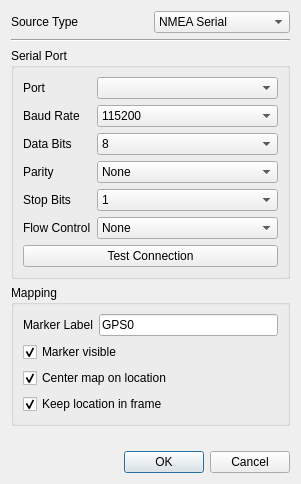
<?xml version="1.0" encoding="UTF-8"?>
<ui version="4.0">
 <class>GpsSourceDialog</class>
 <widget class="QDialog" name="GpsSourceDialog">
  <property name="geometry">
   <rect>
    <x>0</x>
    <y>0</y>
    <width>301</width>
    <height>484</height>
   </rect>
  </property>
  <property name="sizePolicy">
   <sizepolicy hsizetype="Preferred" vsizetype="Preferred">
    <horstretch>0</horstretch>
    <verstretch>0</verstretch>
   </sizepolicy>
  </property>
  <property name="windowTitle">
   <string>Dialog</string>
  </property>
  <layout class="QVBoxLayout" name="verticalLayout">
   <item>
    <layout class="QHBoxLayout" name="horizontalLayout">
     <item>
      <widget class="QLabel" name="label">
       <property name="text">
        <string>Source Type</string>
       </property>
      </widget>
     </item>
     <item>
      <widget class="QComboBox" name="cboSourceType">
       <item>
        <property name="text">
         <string>NMEA Serial</string>
        </property>
       </item>
       <item>
        <property name="text">
         <string>GPSd</string>
        </property>
       </item>
      </widget>
     </item>
    </layout>
   </item>
   <item>
    <widget class="Line" name="line">
     <property name="orientation">
      <enum>Qt::Horizontal</enum>
     </property>
    </widget>
   </item>
   <item>
    <widget class="QGroupBox" name="groupBox">
     <property name="title">
      <string>Serial Port</string>
     </property>
     <layout class="QFormLayout" name="formLayout">
      <item row="1" column="0">
       <widget class="QLabel" name="label_6">
        <property name="text">
         <string>Baud Rate</string>
        </property>
       </widget>
      </item>
      <item row="1" column="1">
       <widget class="QComboBox" name="cboSerialSpeed">
        <property name="currentIndex">
         <number>7</number>
        </property>
        <item>
         <property name="text">
          <string>1200</string>
         </property>
        </item>
        <item>
         <property name="text">
          <string>2400</string>
         </property>
        </item>
        <item>
         <property name="text">
          <string>4800</string>
         </property>
        </item>
        <item>
         <property name="text">
          <string>9600</string>
         </property>
        </item>
        <item>
         <property name="text">
          <string>19200</string>
         </property>
        </item>
        <item>
         <property name="text">
          <string>38400</string>
         </property>
        </item>
        <item>
         <property name="text">
          <string>57600</string>
         </property>
        </item>
        <item>
         <property name="text">
          <string>115200</string>
         </property>
        </item>
       </widget>
      </item>
      <item row="2" column="0">
       <widget class="QLabel" name="label_2">
        <property name="text">
         <string>Data Bits</string>
        </property>
       </widget>
      </item>
      <item row="2" column="1">
       <widget class="QComboBox" name="cboSerialDataBits">
        <item>
         <property name="text">
          <string>8</string>
         </property>
        </item>
        <item>
         <property name="text">
          <string>7</string>
         </property>
        </item>
       </widget>
      </item>
      <item row="3" column="0">
       <widget class="QLabel" name="label_3">
        <property name="text">
         <string>Parity</string>
        </property>
       </widget>
      </item>
      <item row="3" column="1">
       <widget class="QComboBox" name="cboSerialParity">
        <item>
         <property name="text">
          <string>None</string>
         </property>
        </item>
        <item>
         <property name="text">
          <string>Even</string>
         </property>
        </item>
        <item>
         <property name="text">
          <string>Odd</string>
         </property>
        </item>
       </widget>
      </item>
      <item row="4" column="0">
       <widget class="QLabel" name="label_4">
        <property name="text">
         <string>Stop Bits</string>
        </property>
       </widget>
      </item>
      <item row="4" column="1">
       <widget class="QComboBox" name="cboSerialStopBits">
        <item>
         <property name="text">
          <string>1</string>
         </property>
        </item>
        <item>
         <property name="text">
          <string>1.5</string>
         </property>
        </item>
        <item>
         <property name="text">
          <string>2</string>
         </property>
        </item>
       </widget>
      </item>
      <item row="5" column="0">
       <widget class="QLabel" name="label_5">
        <property name="text">
         <string>Flow Control</string>
        </property>
       </widget>
      </item>
      <item row="5" column="1">
       <widget class="QComboBox" name="cboSerialFlowControl">
        <item>
         <property name="text">
          <string>None</string>
         </property>
        </item>
        <item>
         <property name="text">
          <string>Hardware</string>
         </property>
        </item>
        <item>
         <property name="text">
          <string>Software XON/XOFF</string>
         </property>
        </item>
       </widget>
      </item>
      <item row="6" column="0" colspan="2">
       <widget class="QPushButton" name="btnSerialTestConnection">
        <property name="text">
         <string>Test Connection</string>
        </property>
       </widget>
      </item>
      <item row="0" column="0">
       <widget class="QLabel" name="label_8">
        <property name="text">
         <string>Port</string>
        </property>
       </widget>
      </item>
      <item row="0" column="1">
       <widget class="QComboBox" name="cboSerialPort"/>
      </item>
     </layout>
    </widget>
   </item>
   <item>
    <widget class="QGroupBox" name="groupBox_2">
     <property name="title">
      <string>Mapping</string>
     </property>
     <layout class="QFormLayout" name="formLayout_2">
      <item row="0" column="0">
       <widget class="QLabel" name="label_7">
        <property name="text">
         <string>Marker Label</string>
        </property>
       </widget>
      </item>
      <item row="0" column="1">
       <widget class="QLineEdit" name="lneMarkerLabel">
        <property name="text">
         <string>GPS0</string>
        </property>
       </widget>
      </item>
      <item row="3" column="0" colspan="2">
       <widget class="QCheckBox" name="chkKeepInFrame">
        <property name="text">
         <string>Keep location in frame</string>
        </property>
        <property name="checked">
         <bool>true</bool>
        </property>
       </widget>
      </item>
      <item row="2" column="0" colspan="2">
       <widget class="QCheckBox" name="chkCenterMap">
        <property name="text">
         <string>Center map on location</string>
        </property>
        <property name="checked">
         <bool>true</bool>
        </property>
       </widget>
      </item>
      <item row="1" column="0" colspan="2">
       <widget class="QCheckBox" name="chkMarkerVisible">
        <property name="text">
         <string>Marker visible</string>
        </property>
        <property name="checked">
         <bool>true</bool>
        </property>
       </widget>
      </item>
     </layout>
    </widget>
   </item>
   <item>
    <spacer name="verticalSpacer">
     <property name="orientation">
      <enum>Qt::Vertical</enum>
     </property>
     <property name="sizeHint" stdset="0">
      <size>
       <width>20</width>
       <height>12</height>
      </size>
     </property>
    </spacer>
   </item>
   <item>
    <widget class="QDialogButtonBox" name="buttonBox">
     <property name="orientation">
      <enum>Qt::Horizontal</enum>
     </property>
     <property name="standardButtons">
      <set>QDialogButtonBox::Cancel|QDialogButtonBox::Ok</set>
     </property>
    </widget>
   </item>
  </layout>
 </widget>
 <resources/>
 <connections>
  <connection>
   <sender>buttonBox</sender>
   <signal>accepted()</signal>
   <receiver>GpsSourceDialog</receiver>
   <slot>accept()</slot>
   <hints>
    <hint type="sourcelabel">
     <x>248</x>
     <y>254</y>
    </hint>
    <hint type="destinationlabel">
     <x>157</x>
     <y>274</y>
    </hint>
   </hints>
  </connection>
  <connection>
   <sender>buttonBox</sender>
   <signal>rejected()</signal>
   <receiver>GpsSourceDialog</receiver>
   <slot>reject()</slot>
   <hints>
    <hint type="sourcelabel">
     <x>316</x>
     <y>260</y>
    </hint>
    <hint type="destinationlabel">
     <x>286</x>
     <y>274</y>
    </hint>
   </hints>
  </connection>
 </connections>
</ui>
